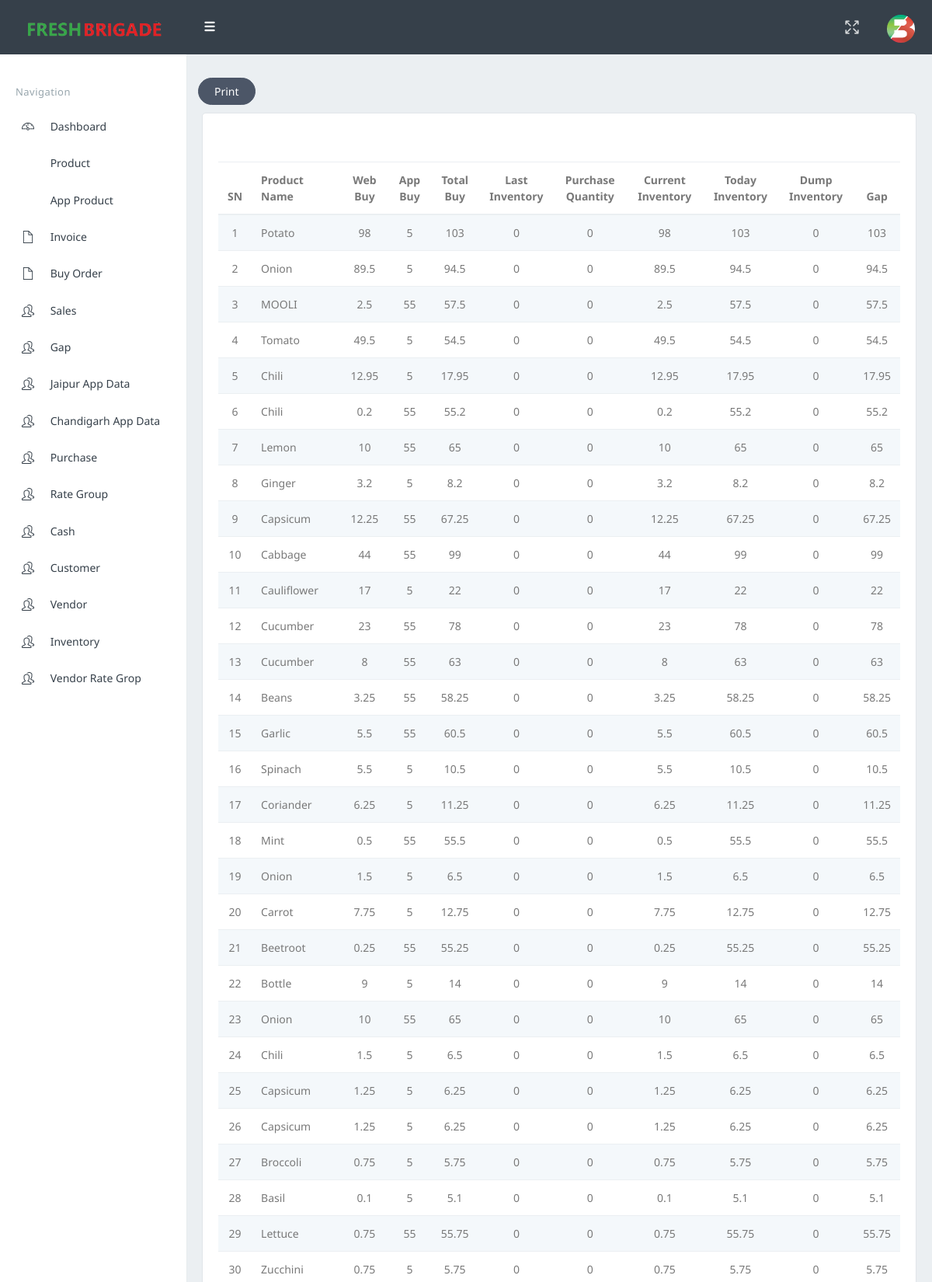
Screenshot of /view_gap_details.php?id=2 (signed in, upper part) with the database file from the repository.
### tables this page shows
CREATE TABLE `buy_list_data` (
  `sn` int(11) NOT NULL,
  `id` int(11) NOT NULL,
  `date` text NOT NULL,
  `pcode` text NOT NULL,
  `pname` text NOT NULL,
  `webbuy` text NOT NULL,
  `aapbuy` text NOT NULL,
  `totalbuy` text NOT NULL,
  `last_inventory` text NOT NULL,
  `purchase_quantity` text NOT NULL,
  `current_inventory` text NOT NULL,
  `today_inventory` text NOT NULL,
  `dump_inventory` text NOT NULL,
  `gap` text NOT NULL
);

### view_gap_details.php (the view, shortened to what this page needs)
<!DOCTYPE html>
<html>
<?php
include("common/connect.php");
$id = $_GET["id"];
$query2 = mysqli_query($con, " SELECT * FROM `buy_list_data` where `id` ='$id'");
?>
<head>
    <link href="assets/css/bootstrap.min.css" rel="stylesheet" type="text/css" />
    <link href="assets/css/icons.css" rel="stylesheet" type="text/css" />
    <link href="assets/css/style.css" rel="stylesheet" type="text/css" />
</head>
<body class="fixed-left">
    <div id="wrapper">
        <?php
        include("common/header.php");
        ?>
        <?php
        include("common/sidebar.php");
        ?>
        <div class="content-page">
            <div class="content">
                <div class="panel-footer"> <button class="btn btn-inverse btn-rounded waves-effect waves-light" onClick=" PrintElem('wp--')" style="margin:10px;">Print</button> </div>
                <div id="wp--" align="center" class="container-fluid">
                    <div class="card-box">
                        <br><br>
                        <div class="row">
                            <div class="col-sm-12">
                                <form id="form1" method="post" action="action-page/add-buy-list.php">
                                    <div class="table-responsive" data-pattern="priority-columns">
                                        <table class="table table-striped add-edit-table" id="datatable-editable">
                                            <thead>
                                                <tr>
                                                    <th style="text-align:center">SN </th>
                                                    <th>Product Name </th>
                                                    <th style="text-align:center">Web Buy</th>
                                                    <th style="text-align:center">App Buy</th>
                                                    <th style="text-align:center">Total Buy</th>
                                                    <th style="text-align:center">Last Inventory</th>
                                                    <th style="text-align:center">Purchase Quantity</th>
                                                    <th style="text-align:center">Current Inventory</th>
                                                    <th style="text-align:center">Today Inventory</th>
                                                    <th style="text-align:center">Dump Inventory</th>
                                                    <th style="text-align:center">Gap</th>
                                                </tr>
                                            </thead>
                                            <tbody>
                                                <tr>
                                                    <?php
                                                    $i = 1;
                                                    while ($b = mysqli_fetch_assoc($query2)) {
                                                    ?>
                                                        <td align="center"><?php echo $i; ?> </td>
                                                        <td> <?php echo $b['pname']; ?> </td>
                                                        <td align="center"> <?php echo $b['webbuy']; ?> </td>
                                                        <td align="center"> <?php echo $b['aapbuy']; ?> </td>
                                                        <td align="center"> <?php echo $b['totalbuy']; ?> </td>
                                                        <td align="center"> <?php echo $b['last_inventory']; ?> </td>
                                                        <td align="center"> <?php echo $b['purchase_quantity']; ?> </td>
                                                        <td align="center"> <?php echo $b['current_inventory']; ?> </td>
                                                        <td align="center"> <?php echo $b['today_inventory']; ?></td>
                                                        <td align="center"> <?php echo $b['dump_inventory']; ?> </td>
                                                        <td align="center"> <?php echo $b['gap']; ?> </td>
                                                </tr>
                                            <?php
                                                        $i++;
                                                    }
                                            ?>
                                            </tbody>
                                        </table>
                                          </div>
                                </form>
                            </div>
                        </div>
                    </div>
                </div>
            </div>
        </div>
    </div>
</body>
</html>

### rows the page displays
buy_list_data: pname "Potato", webbuy "98", aapbuy "5", totalbuy "103", last_inventory "0", purchase_quantity "0", current_inventory "98", today_inventory "103", dump_inventory "0", gap "103"
buy_list_data: pname "Onion", webbuy "89.5", aapbuy "5", totalbuy "94.5", last_inventory "0", purchase_quantity "0", current_inventory "89.5", today_inventory "94.5", dump_inventory "0", gap "94.5"
buy_list_data: pname "MOOLI", webbuy "2.5", aapbuy "55", totalbuy "57.5", last_inventory "0", purchase_quantity "0", current_inventory "2.5", today_inventory "57.5", dump_inventory "0", gap "57.5"
buy_list_data: pname "Tomato", webbuy "49.5", aapbuy "5", totalbuy "54.5", last_inventory "0", purchase_quantity "0", current_inventory "49.5", today_inventory "54.5", dump_inventory "0", gap "54.5"
buy_list_data: pname "Chili", webbuy "12.95", aapbuy "5", totalbuy "17.95", last_inventory "0", purchase_quantity "0", current_inventory "12.95", today_inventory "17.95", dump_inventory "0", gap "17.95"
buy_list_data: pname "Chili", webbuy "0.2", aapbuy "55", totalbuy "55.2", last_inventory "0", purchase_quantity "0", current_inventory "0.2", today_inventory "55.2", dump_inventory "0", gap "55.2"
buy_list_data: pname "Lemon", webbuy "10", aapbuy "55", totalbuy "65", last_inventory "0", purchase_quantity "0", current_inventory "10", today_inventory "65", dump_inventory "0", gap "65"
buy_list_data: pname "Ginger", webbuy "3.2", aapbuy "5", totalbuy "8.2", last_inventory "0", purchase_quantity "0", current_inventory "3.2", today_inventory "8.2", dump_inventory "0", gap "8.2"
buy_list_data: pname "Capsicum", webbuy "12.25", aapbuy "55", totalbuy "67.25", last_inventory "0", purchase_quantity "0", current_inventory "12.25", today_inventory "67.25", dump_inventory "0", gap "67.25"
buy_list_data: pname "Cabbage", webbuy "44", aapbuy "55", totalbuy "99", last_inventory "0", purchase_quantity "0", current_inventory "44", today_inventory "99", dump_inventory "0", gap "99"
buy_list_data: pname "Cauliflower", webbuy "17", aapbuy "5", totalbuy "22", last_inventory "0", purchase_quantity "0", current_inventory "17", today_inventory "22", dump_inventory "0", gap "22"
buy_list_data: pname "Cucumber", webbuy "23", aapbuy "55", totalbuy "78", last_inventory "0", purchase_quantity "0", current_inventory "23", today_inventory "78", dump_inventory "0", gap "78"
buy_list_data: pname "Cucumber", webbuy "8", aapbuy "55", totalbuy "63", last_inventory "0", purchase_quantity "0", current_inventory "8", today_inventory "63", dump_inventory "0", gap "63"
buy_list_data: pname "Beans", webbuy "3.25", aapbuy "55", totalbuy "58.25", last_inventory "0", purchase_quantity "0", current_inventory "3.25", today_inventory "58.25", dump_inventory "0", gap "58.25"
buy_list_data: pname "Garlic", webbuy "5.5", aapbuy "55", totalbuy "60.5", last_inventory "0", purchase_quantity "0", current_inventory "5.5", today_inventory "60.5", dump_inventory "0", gap "60.5"
buy_list_data: pname "Spinach", webbuy "5.5", aapbuy "5", totalbuy "10.5", last_inventory "0", purchase_quantity "0", current_inventory "5.5", today_inventory "10.5", dump_inventory "0", gap "10.5"
buy_list_data: pname "Coriander", webbuy "6.25", aapbuy "5", totalbuy "11.25", last_inventory "0", purchase_quantity "0", current_inventory "6.25", today_inventory "11.25", dump_inventory "0", gap "11.25"
buy_list_data: pname "Mint", webbuy "0.5", aapbuy "55", totalbuy "55.5", last_inventory "0", purchase_quantity "0", current_inventory "0.5", today_inventory "55.5", dump_inventory "0", gap "55.5"
buy_list_data: pname "Onion", webbuy "1.5", aapbuy "5", totalbuy "6.5", last_inventory "0", purchase_quantity "0", current_inventory "1.5", today_inventory "6.5", dump_inventory "0", gap "6.5"
buy_list_data: pname "Carrot", webbuy "7.75", aapbuy "5", totalbuy "12.75", last_inventory "0", purchase_quantity "0", current_inventory "7.75", today_inventory "12.75", dump_inventory "0", gap "12.75"
buy_list_data: pname "Beetroot", webbuy "0.25", aapbuy "55", totalbuy "55.25", last_inventory "0", purchase_quantity "0", current_inventory "0.25", today_inventory "55.25", dump_inventory "0", gap "55.25"
buy_list_data: pname "Bottle", webbuy "9", aapbuy "5", totalbuy "14", last_inventory "0", purchase_quantity "0", current_inventory "9", today_inventory "14", dump_inventory "0", gap "14"
buy_list_data: pname "Onion", webbuy "10", aapbuy "55", totalbuy "65", last_inventory "0", purchase_quantity "0", current_inventory "10", today_inventory "65", dump_inventory "0", gap "65"
buy_list_data: pname "Chili", webbuy "1.5", aapbuy "5", totalbuy "6.5", last_inventory "0", purchase_quantity "0", current_inventory "1.5", today_inventory "6.5", dump_inventory "0", gap "6.5"
buy_list_data: pname "Capsicum", webbuy "1.25", aapbuy "5", totalbuy "6.25", last_inventory "0", purchase_quantity "0", current_inventory "1.25", today_inventory "6.25", dump_inventory "0", gap "6.25"
buy_list_data: pname "Capsicum", webbuy "1.25", aapbuy "5", totalbuy "6.25", last_inventory "0", purchase_quantity "0", current_inventory "1.25", today_inventory "6.25", dump_inventory "0", gap "6.25"
buy_list_data: pname "Broccoli", webbuy "0.75", aapbuy "5", totalbuy "5.75", last_inventory "0", purchase_quantity "0", current_inventory "0.75", today_inventory "5.75", dump_inventory "0", gap "5.75"
buy_list_data: pname "Basil", webbuy "0.1", aapbuy "5", totalbuy "5.1", last_inventory "0", purchase_quantity "0", current_inventory "0.1", today_inventory "5.1", dump_inventory "0", gap "5.1"
buy_list_data: pname "Lettuce", webbuy "0.75", aapbuy "55", totalbuy "55.75", last_inventory "0", purchase_quantity "0", current_inventory "0.75", today_inventory "55.75", dump_inventory "0", gap "55.75"
buy_list_data: pname "Zucchini", webbuy "0.75", aapbuy "5", totalbuy "5.75", last_inventory "0", purchase_quantity "0", current_inventory "0.75", today_inventory "5.75", dump_inventory "0", gap "5.75"
